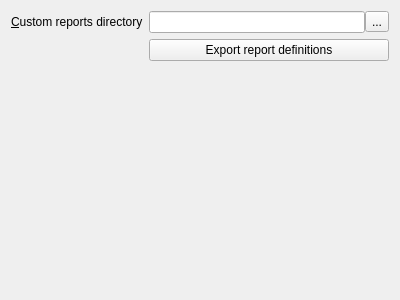
<?xml version="1.0" encoding="UTF-8"?>
<ui version="4.0">
 <class>CoreSettingsWidget</class>
 <widget class="QWidget" name="CoreSettingsWidget">
  <property name="geometry">
   <rect>
    <x>0</x>
    <y>0</y>
    <width>400</width>
    <height>300</height>
   </rect>
  </property>
  <property name="windowTitle">
   <string>Form</string>
  </property>
  <layout class="QGridLayout" name="gridLayout">
   <item row="0" column="0">
    <widget class="QLabel" name="label">
     <property name="text">
      <string>&amp;Custom reports directory</string>
     </property>
     <property name="buddy">
      <cstring>edSelectCustomReportsDirectory</cstring>
     </property>
    </widget>
   </item>
   <item row="0" column="1">
    <layout class="QHBoxLayout" name="horizontalLayout">
     <property name="spacing">
      <number>0</number>
     </property>
     <item>
      <widget class="QLineEdit" name="edSelectCustomReportsDirectory">
       <property name="clearButtonEnabled">
        <bool>true</bool>
       </property>
      </widget>
     </item>
     <item>
      <widget class="QToolButton" name="btSelectCustomReportsDirectory">
       <property name="text">
        <string>...</string>
       </property>
      </widget>
     </item>
    </layout>
   </item>
   <item row="2" column="0">
    <spacer name="verticalSpacer">
     <property name="orientation">
      <enum>Qt::Vertical</enum>
     </property>
     <property name="sizeHint" stdset="0">
      <size>
       <width>20</width>
       <height>40</height>
      </size>
     </property>
    </spacer>
   </item>
   <item row="1" column="1">
    <widget class="QPushButton" name="btExportReportDefinitions">
     <property name="text">
      <string>Export report definitions</string>
     </property>
    </widget>
   </item>
  </layout>
 </widget>
 <resources/>
 <connections/>
</ui>
